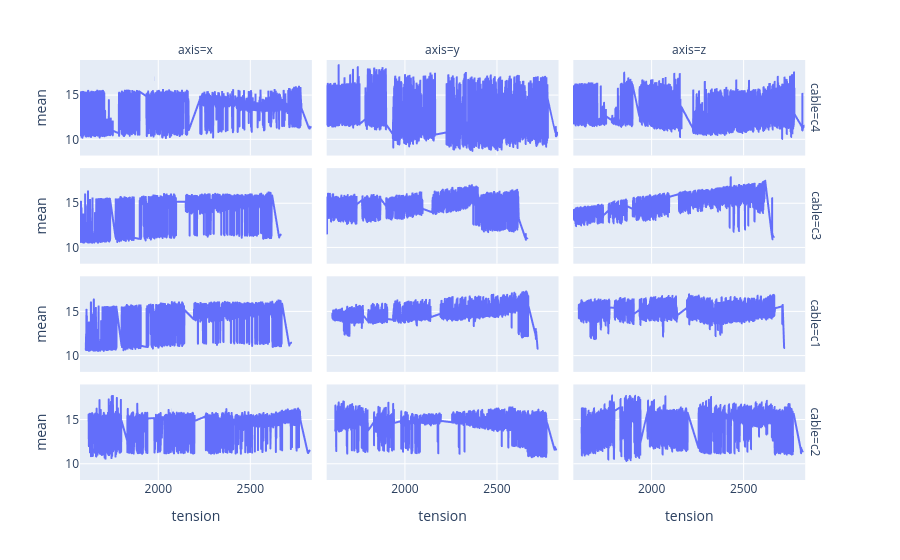

Notebook source saved alongside this figure:
### Code cell
px.line(feats_view.sort_values("tension"), x="tension", y="mean", facet_row="cable", facet_col="axis")

### Figure 1 — Plotly figure (JSON) as saved in the notebook; plotly's stock layout.template omitted (floating-point values rounded to 4 significant figures; data arrays with more than 128 entries replaced by an {"elided": "..."} marker saying what was removed)
{"data": [{"hovertemplate": "cable=c4<br>axis=x<br>tension=%{x}<br>mean=%{y}<extra></extra>", "legendgroup": "", "line": {"color": "#636efa", "dash": "solid"}, "marker": {"symbol": "circle"}, "mode": "lines", "name": "", "showlegend": false, "type": "scattergl", "x": {"elided": "4421 float values"}, "xaxis": "x10", "y": {"elided": "4421 float values"}, "yaxis": "y10"}, {"hovertemplate": "cable=c4<br>axis=y<br>tension=%{x}<br>mean=%{y}<extra></extra>", "legendgroup": "", "line": {"color": "#636efa", "dash": "solid"}, "marker": {"symbol": "circle"}, "mode": "lines", "name": "", "showlegend": false, "type": "scattergl", "x": {"elided": "4421 float values"}, "xaxis": "x11", "y": {"elided": "4421 float values"}, "yaxis": "y11"}, {"hovertemplate": "cable=c4<br>axis=z<br>tension=%{x}<br>mean=%{y}<extra></extra>", "legendgroup": "", "line": {"color": "#636efa", "dash": "solid"}, "marker": {"symbol": "circle"}, "mode": "lines", "name": "", "showlegend": false, "type": "scattergl", "x": {"elided": "4421 float values"}, "xaxis": "x12", "y": {"elided": "4421 float values"}, "yaxis": "y12"}, {"hovertemplate": "cable=c3<br>axis=x<br>tension=%{x}<br>mean=%{y}<extra></extra>", "legendgroup": "", "line": {"color": "#636efa", "dash": "solid"}, "marker": {"symbol": "circle"}, "mode": "lines", "name": "", "showlegend": false, "type": "scattergl", "x": {"elided": "4421 float values"}, "xaxis": "x7", "y": {"elided": "4421 float values"}, "yaxis": "y7"}, {"hovertemplate": "cable=c3<br>axis=y<br>tension=%{x}<br>mean=%{y}<extra></extra>", "legendgroup": "", "line": {"color": "#636efa", "dash": "solid"}, "marker": {"symbol": "circle"}, "mode": "lines", "name": "", "showlegend": false, "type": "scattergl", "x": {"elided": "4421 float values"}, "xaxis": "x8", "y": {"elided": "4421 float values"}, "yaxis": "y8"}, {"hovertemplate": "cable=c3<br>axis=z<br>tension=%{x}<br>mean=%{y}<extra></extra>", "legendgroup": "", "line": {"color": "#636efa", "dash": "solid"}, "marker": {"symbol": "circle"}, "mode": "lines", "name": "", "showlegend": false, "type": "scattergl", "x": {"elided": "4421 float values"}, "xaxis": "x9", "y": {"elided": "4421 float values"}, "yaxis": "y9"}, {"hovertemplate": "cable=c1<br>axis=x<br>tension=%{x}<br>mean=%{y}<extra></extra>", "legendgroup": "", "line": {"color": "#636efa", "dash": "solid"}, "marker": {"symbol": "circle"}, "mode": "lines", "name": "", "showlegend": false, "type": "scattergl", "x": {"elided": "4421 float values"}, "xaxis": "x4", "y": {"elided": "4421 float values"}, "yaxis": "y4"}, {"hovertemplate": "cable=c1<br>axis=y<br>tension=%{x}<br>mean=%{y}<extra></extra>", "legendgroup": "", "line": {"color": "#636efa", "dash": "solid"}, "marker": {"symbol": "circle"}, "mode": "lines", "name": "", "showlegend": false, "type": "scattergl", "x": {"elided": "4421 float values"}, "xaxis": "x5", "y": {"elided": "4421 float values"}, "yaxis": "y5"}, {"hovertemplate": "cable=c1<br>axis=z<br>tension=%{x}<br>mean=%{y}<extra></extra>", "legendgroup": "", "line": {"color": "#636efa", "dash": "solid"}, "marker": {"symbol": "circle"}, "mode": "lines", "name": "", "showlegend": false, "type": "scattergl", "x": {"elided": "4421 float values"}, "xaxis": "x6", "y": {"elided": "4421 float values"}, "yaxis": "y6"}, {"hovertemplate": "cable=c2<br>axis=x<br>tension=%{x}<br>mean=%{y}<extra></extra>", "legendgroup": "", "line": {"color": "#636efa", "dash": "solid"}, "marker": {"symbol": "circle"}, "mode": "lines", "name": "", "showlegend": false, "type": "scattergl", "x": {"elided": "4421 float values"}, "xaxis": "x", "y": {"elided": "4421 float values"}, "yaxis": "y"}, {"hovertemplate": "cable=c2<br>axis=y<br>tension=%{x}<br>mean=%{y}<extra></extra>", "legendgroup": "", "line": {"color": "#636efa", "dash": "solid"}, "marker": {"symbol": "circle"}, "mode": "lines", "name": "", "showlegend": false, "type": "scattergl", "x": {"elided": "4421 float values"}, "xaxis": "x2", "y": {"elided": "4421 float values"}, "yaxis": "y2"}, {"hovertemplate": "cable=c2<br>axis=z<br>tension=%{x}<br>mean=%{y}<extra></extra>", "legendgroup": "", "line": {"color": "#636efa", "dash": "solid"}, "marker": {"symbol": "circle"}, "mode": "lines", "name": "", "showlegend": false, "type": "scattergl", "x": {"elided": "4421 float values"}, "xaxis": "x3", "y": {"elided": "4421 float values"}, "yaxis": "y3"}], "layout": {"annotations": [{"font": {}, "showarrow": false, "text": "axis=x", "x": 0.1567, "xanchor": "center", "xref": "paper", "y": 1, "yanchor": "bottom", "yref": "paper"}, {"font": {}, "showarrow": false, "text": "axis=y", "x": 0.49, "xanchor": "center", "xref": "paper", "y": 1, "yanchor": "bottom", "yref": "paper"}, {"font": {}, "showarrow": false, "text": "axis=z", "x": 0.8233, "xanchor": "center", "xref": "paper", "y": 1, "yanchor": "bottom", "yref": "paper"}, {"font": {}, "showarrow": false, "text": "cable=c2", "textangle": 90, "x": 0.98, "xanchor": "left", "xref": "paper", "y": 0.1138, "yanchor": "middle", "yref": "paper"}, {"font": {}, "showarrow": false, "text": "cable=c1", "textangle": 90, "x": 0.98, "xanchor": "left", "xref": "paper", "y": 0.3712, "yanchor": "middle", "yref": "paper"}, {"font": {}, "showarrow": false, "text": "cable=c3", "textangle": 90, "x": 0.98, "xanchor": "left", "xref": "paper", "y": 0.6288, "yanchor": "middle", "yref": "paper"}, {"font": {}, "showarrow": false, "text": "cable=c4", "textangle": 90, "x": 0.98, "xanchor": "left", "xref": "paper", "y": 0.8862, "yanchor": "middle", "yref": "paper"}], "legend": {"tracegroupgap": 0}, "margin": {"t": 60}, "xaxis": {"anchor": "y", "domain": [0, 0.3133], "title": {"text": "tension"}}, "xaxis10": {"anchor": "y10", "domain": [0, 0.3133], "matches": "x", "showticklabels": false}, "xaxis11": {"anchor": "y11", "domain": [0.3333, 0.6467], "matches": "x", "showticklabels": false}, "xaxis12": {"anchor": "y12", "domain": [0.6667, 0.98], "matches": "x", "showticklabels": false}, "xaxis2": {"anchor": "y2", "domain": [0.3333, 0.6467], "matches": "x", "title": {"text": "tension"}}, "xaxis3": {"anchor": "y3", "domain": [0.6667, 0.98], "matches": "x", "title": {"text": "tension"}}, "xaxis4": {"anchor": "y4", "domain": [0, 0.3133], "matches": "x", "showticklabels": false}, "xaxis5": {"anchor": "y5", "domain": [0.3333, 0.6467], "matches": "x", "showticklabels": false}, "xaxis6": {"anchor": "y6", "domain": [0.6667, 0.98], "matches": "x", "showticklabels": false}, "xaxis7": {"anchor": "y7", "domain": [0, 0.3133], "matches": "x", "showticklabels": false}, "xaxis8": {"anchor": "y8", "domain": [0.3333, 0.6467], "matches": "x", "showticklabels": false}, "xaxis9": {"anchor": "y9", "domain": [0.6667, 0.98], "matches": "x", "showticklabels": false}, "yaxis": {"anchor": "x", "domain": [0, 0.2275], "title": {"text": "mean"}}, "yaxis10": {"anchor": "x10", "domain": [0.7725, 1], "matches": "y", "title": {"text": "mean"}}, "yaxis11": {"anchor": "x11", "domain": [0.7725, 1], "matches": "y", "showticklabels": false}, "yaxis12": {"anchor": "x12", "domain": [0.7725, 1], "matches": "y", "showticklabels": false}, "yaxis2": {"anchor": "x2", "domain": [0, 0.2275], "matches": "y", "showticklabels": false}, "yaxis3": {"anchor": "x3", "domain": [0, 0.2275], "matches": "y", "showticklabels": false}, "yaxis4": {"anchor": "x4", "domain": [0.2575, 0.485], "matches": "y", "title": {"text": "mean"}}, "yaxis5": {"anchor": "x5", "domain": [0.2575, 0.485], "matches": "y", "showticklabels": false}, "yaxis6": {"anchor": "x6", "domain": [0.2575, 0.485], "matches": "y", "showticklabels": false}, "yaxis7": {"anchor": "x7", "domain": [0.515, 0.7425], "matches": "y", "title": {"text": "mean"}}, "yaxis8": {"anchor": "x8", "domain": [0.515, 0.7425], "matches": "y", "showticklabels": false}, "yaxis9": {"anchor": "x9", "domain": [0.515, 0.7425], "matches": "y", "showticklabels": false}}}
